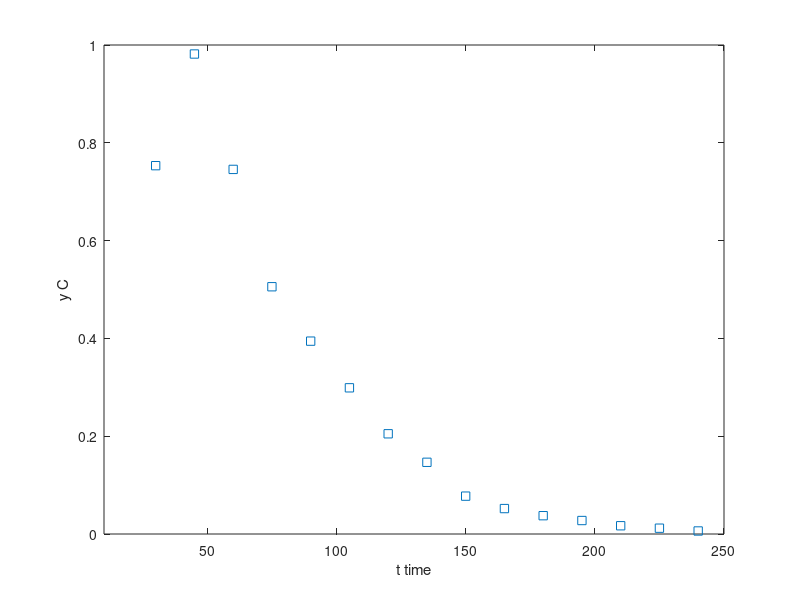

Here is the MATLAB script that generated this plot: (Note: this script raises an error after producing the figure.)
%% DE-MCMC 
% This model explain the provenance procedure.
% Combined with DE-MCMC method. Input data are spatial records(tdata) with sampling
% points positions (xdata, ydata) and pollution concentration (cdata).
% 
%%
% First clear some variables from possible previous runs.
clear data model options

%%
% Next, create a data structure for the observations and control
% variables. Typically one could make a structure |data| that
% contains fields |xdata| and |ydata|.

% data.xdata = [28    55    83    110   138   225   375]';   % x (mg / L COD) 
% data.ydata = [0.053 0.060 0.112 0.105 0.099 0.122 0.125]'; % y (1 / h) 

% data.tdata = [ 10 20 30 40 50 60 70 80 90 100 ]';
% data.cdata = [ 0.000186269 0.005597822 0.015945217 0.025786002 0.033541179 0.039296168 0.043472867 0.046470316 0.048598992 0.050087414 ]';

% data.tdata = [ 15 30 45 60 75 90 105 120 135 150 165 180 195 210 225 240 ]';
% data.cdata = [ 0.3630 0.7476 0.7136 0.5884 0.4656 0.3640 0.2840 0.2220 0.1741 0.1370 0.1082 0.0857 0.0682 0.0544 0.0435 0.0349]';

% data.tdata = [30  60  90 120 150 180 210 240 270 300 330 ]';
data.tdata = [30  45  60  75  90 105 120 135 150 165 180 195 210 225 240 255 270 285 300 315 330]';

% data.cdata = [0.00022307  0.0838  0.3134  0.3879  0.3138  0.2070  0.1221  0.0674  0.0356  0.0183  0.0092 ]';
% data.cdata = [0.00022307 0.0139 0.0838 0.2028 0.3134 0.3766 0.3879 0.3611 0.3138 0.2595 0.2070 0.1607 0.1221 0.0913 0.0674 0.0492 0.0356 0.0256 0.0183 0.0130 0.0092]';
% data.cdata = [0.675290902 0.855683596 0.738407901 0.556047005 0.39450917 0.271846546 0.184490727 0.124189287 0.08323814 0.055672504 0.037204869 0.024862021 0.016620917 0.011119329 0.007445256 0.004989972 0.003347753 0.002248285 0.001511433 0.001017087 0.000685089]';
data.cdata = [0.753248001 0.981585936 0.745614969 0.505651547 0.394406531 0.298951031 0.204945059 0.146641206 0.077437126 0.052015024 0.037468908 0.027567977 0.016880032 0.011892205 0.006177106 0.005366677 0.002889953 0.002170745 0.001675262 0.001144334 0.000697482 ]';
% data.cdata = [0.703465322 0.873589593 0.677411167 0.611030689 0.400055087 0.266306349 0.169522411 0.134473031 0.083385013 0.052638362 0.038424743 0.024722048 0.018081436 0.011079192 0.007967458 0.004737707 0.003384637 0.00242308 0.00138198 0.001056046 0.000621778 ]';

% data.cdata = [0.00022407  0.0818  0.3124  0.3479  0.3538  0.2370  0.1421  0.0274  0.0856  0.0483  0.0192 ]';

% data.xdata = [0 1 2 3 4 5 6 ]';
% data.ydata = [5.9 3.1 2.0 3 6.1 10.9 18.1]';

%%
% Here is a plot of the data set.
 figure(1); clf
 plot(data.tdata,data.cdata,'s');
 xlim([10 250]); xlabel('t time'); ylabel('y C');

% plot(data.xdata,data.ydata,'s');
% xlim([0 400]); xlabel('x [mg/L COD]'); ylabel('y [1/h]');

%%
% For the MCMC run we need the sum of squares function. For the
% plots we shall also need a function that returns the model.
% Both the model and the sum of squares functions are
% easy to write as one line anonymous functions using the @
% construct. 

Dx=25;
Dy=10;
ux=1.5;
uy=0.25;
K = 4.2 / (24 * 60 * 60);   %s-1
H=2.0;

modelfun = @(t,theta) theta(1)./(4*pi*H*t*sqrt(Dx*Dy)).*exp(-(theta(2)-ux*t).^2./(4*Dx*t)-(theta(3)-uy*t).^2./(4*Dy*t)).*exp(-K*t);
% modelfun = @(x,theta) theta(1)*(x.^2)-theta(2)*x+theta(3);
% ssfun    = @(theta,data) sum((data.cdata-modelfun(data.tdata,theta)).^2);
ssfun    = @(theta,data) sum((data.cdata-modelfun(data.tdata,theta)).^2);
%%test
% ssfun(200,250,0,data);

% modelfun = @(x,theta) theta(1)*x./(theta(2)+x);
% ssfun    = @(theta,data) sum((data.ydata-modelfun(data.xdata,theta)).^2);


%%
% In this case the initial values for the parameters are easy to guess
% by looking at the plotted data. As we alredy have the sum-of-squares
% function, we might as well try to minimize it using |fminsearch|.
% [tmin,ssmin]=fminsearch(ssfun,[0.15;100],[],data)
% [tmin,cmin]=fminsearch(ssfun,[100;150;-1],[],data)
% n = length(data.tdata);
% p = 2;
% mse = cmin/(n-p) % estimate for the error variance
[xmin, ssmin] = fminsearch(ssfun,[18000;80;0],[],data)
n = length(data.tdata);
p = 2;
mse = ssmin/(n-p)
%%
% The Jacobian matrix of the model function is easy to calculate so we use
% it to produce estimate of the covariance of theta. This can be
% used as the initial proposal covariance for the MCMC samples by
% option |options.qcov| below.
% J = [data.tdata./(tmin(2)+data.tdata), ...
%      -tmin(1).*data.xdata./(tmin(2)+data.xdata).^2];
% tcov = inv(J'*J)*mse
% 
% J = [data.xdata./(xmin(3)+data.xdata), ...
%      -xmin(1).*data.xdata./(xmin(3)+data.xdata).^2,...
%      +xmin(2).*data.xdata./(xmin(3)+data.xdata).^2];
% tcov = inv(J'*J)*mse

%%
% We have to define three structures for inputs of the |mcmcrun|
% function: parameter, model, and options.  Parameter structure has a
% special form and it is constructed as Matlab cell array with curly
% brackets. At least the structure has, for each parameter, the name
% of the parameter and the initial value of it. Third optional
% parameter given below is the minimal accepted value. With it we set
% a positivity constraits for both of the parameters.

% params = {
%     {'theta1', tmin(1), 0}
%     {'theta2', tmin(2), 0}
%     };

% params = {
%     {'theta1', 100, 0}
%     {'theta2', 150, 0}
%     {'theta3', 0, 0}
%     };
params = {
    {'theta1', 8000, 0}
    {'theta2', 150, 0}
    {'theta3', 60, 0}
    };



%%
% In general, each parameter line can have up to 7 elements: 'name',
% initial_value, min_value, max_value, prior_mu, prior_sigma, and
% targetflag

%%
% The |model| structure holds information about the model. Minimally
% we need to set |ssfun| for the sum of squares function and the
% initial estimate of the error variance |sigma2|.

model.ssfun  = ssfun;
% model.sigma2 = 0.018^2;
%  model.sigma2 = 5.71^2;
%model.sigma2 = 0.266179826^2;

model.N=21;

%%
% The |options| structure has settings for the MCMC run. We need at
% least the number of simulations in |nsimu|. Here we also set the
% option |updatesigma| to allow automatic sampling and estimation of the
% error variance. The option |qcov| sets the initial covariance for
% the Gaussian proposal density of the MCMC sampler.

options.nsimu = 4000;
options.updatesigma = 1;
%  options.qcov = tcov;

%%
% The actual MCMC simulation run is done using the function
% |mcmcrun|.

[res,chain,s2chain] = mcmcrun(model,data,params,options);

%%
% <<mcmcstatus.png>>
%
% During the run a status window is showing the estimated time to
% the end of the simulation run. The simulation can be ended by Cancel
% button and the chain generated so far is returned.

%%
% After the run the we have a structure |res| that contains some
% information about the run, and a matrix outputs |chain| and
% |s2chain| that contains the actual MCMC chains for the parameters
% and for the observation error variance.

%%
% The |chain| variable is |nsimu| ?|npar| matrix and it can be
% plotted and manipulated with standard Matlab functions. MCMC toolbox
% function |mcmcplot| can be used to make some useful chain plots and
% also plot 1 and 2 dimensional marginal kernel density estimates of
% the posterior distributions.
%
figure(2); clf
mcmcplot(chain,[],res,'chainpanel');

%%
% The |'pairs'| options makes pairwise scatterplots of the columns of
% the |chain|.

figure(3); clf
mcmcplot(chain,[],res,'pairs');

%%
% If we take square root of the |s2chain| we get the chain for error
% standard deviation. Here we use |'hist'| option for the histogram of
% the chain.

figure(4); clf
mcmcplot(sqrt(s2chain),[],[],'hist')
title('Error std posterior')

%%
% A point estimate of the model parameters can be calculated from the
% mean of the |chain|. Here we plot the fitted model using the
% posterior means of the parameters.

x = linspace(0,400)';
figure(1)
hold on
plot(x,modelfun(x,mean(chain)),'-k')
hold off
legend('data','model',0)

%%
% Instead of just a point estimate of the fit, we should also study
% the predictive posterior distribution of the model. The |mcmcpred|
% and |mcmcpredplot| functions can be used for this purpose. By them
% we can calculate the model fit for a randomly selected subset of the
% chain and calculate the predictive envelope of the model. The grey
% areas in the plot correspond to 50%, 90%, 95%, and 99% posterior
% regions.

figure(5); clf
out = mcmcpred(res,chain,[],x,modelfun);
mcmcpredplot(out);
hold on
plot(data.tdata,data.cdata,'s'); % add data points to the plot
xlabel('x [mg/L COD]'); ylabel('y [1/h]');
hold off
title('Predictive envelopes of the model')
